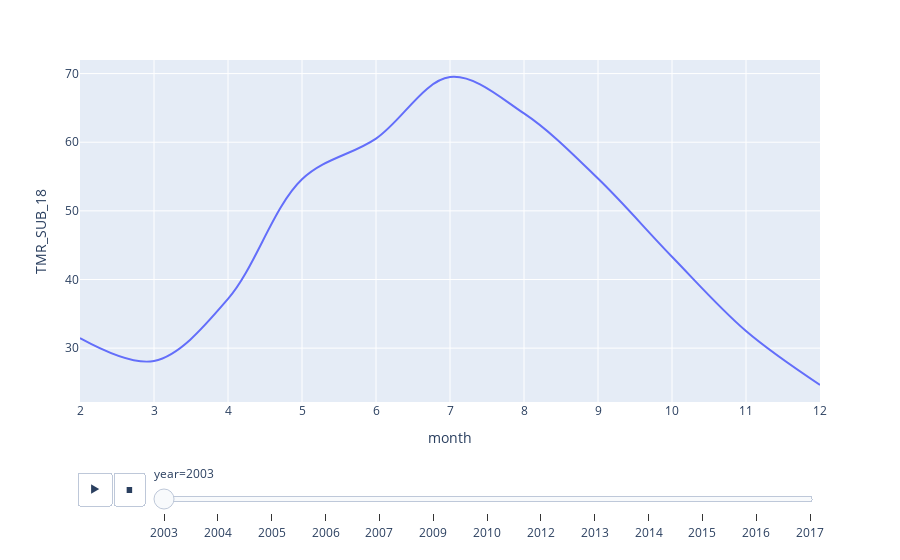

The cell this chart's notebook holds for it:
### Markdown cell above
## Animated Line Graph

### Code cell
all_years_plot = px.line(data_test_group, 
x='month', 
y='TMR_SUB_18', 
                         animation_frame='year',
                        line_shape='spline')

all_years_plot.update_xaxes(nticks=12)
all_years_plot.update_xaxes(tick0=1, dtick=1)

### Figure 1 — Plotly figure (JSON) as saved in the notebook; plotly's stock layout.template omitted (floating-point values rounded to 4 significant figures)
{"data": [{"hovertemplate": "year=2003<br>month=%{x}<br>TMR_SUB_18=%{y}<extra></extra>", "legendgroup": "", "line": {"color": "#636efa", "dash": "solid", "shape": "spline"}, "mode": "lines", "name": "", "orientation": "v", "showlegend": false, "type": "scatter", "x": [2, 3, 4, 5, 6, 7, 8, 9, 10, 11, 12], "xaxis": "x", "y": [31.47, 28.14, 37.17, 54.59, 60.53, 69.49, 64.19, 54.7, 43.32, 32.5, 24.65], "yaxis": "y"}], "layout": {"legend": {"tracegroupgap": 0}, "margin": {"t": 60}, "sliders": [{"active": 0, "currentvalue": {"prefix": "year="}, "len": 0.9, "pad": {"b": 10, "t": 60}, "steps": [{"args": [["2003"], {"frame": {"duration": 0, "redraw": false}, "fromcurrent": true, "mode": "immediate", "transition": {"duration": 0, "easing": "linear"}}], "label": "2003", "method": "animate"}, {"args": [["2004"], {"frame": {"duration": 0, "redraw": false}, "fromcurrent": true, "mode": "immediate", "transition": {"duration": 0, "easing": "linear"}}], "label": "2004", "method": "animate"}, {"args": [["2005"], {"frame": {"duration": 0, "redraw": false}, "fromcurrent": true, "mode": "immediate", "transition": {"duration": 0, "easing": "linear"}}], "label": "2005", "method": "animate"}, {"args": [["2006"], {"frame": {"duration": 0, "redraw": false}, "fromcurrent": true, "mode": "immediate", "transition": {"duration": 0, "easing": "linear"}}], "label": "2006", "method": "animate"}, {"args": [["2007"], {"frame": {"duration": 0, "redraw": false}, "fromcurrent": true, "mode": "immediate", "transition": {"duration": 0, "easing": "linear"}}], "label": "2007", "method": "animate"}, {"args": [["2009"], {"frame": {"duration": 0, "redraw": false}, "fromcurrent": true, "mode": "immediate", "transition": {"duration": 0, "easing": "linear"}}], "label": "2009", "method": "animate"}, {"args": [["2010"], {"frame": {"duration": 0, "redraw": false}, "fromcurrent": true, "mode": "immediate", "transition": {"duration": 0, "easing": "linear"}}], "label": "2010", "method": "animate"}, {"args": [["2012"], {"frame": {"duration": 0, "redraw": false}, "fromcurrent": true, "mode": "immediate", "transition": {"duration": 0, "easing": "linear"}}], "label": "2012", "method": "animate"}, {"args": [["2013"], {"frame": {"duration": 0, "redraw": false}, "fromcurrent": true, "mode": "immediate", "transition": {"duration": 0, "easing": "linear"}}], "label": "2013", "method": "animate"}, {"args": [["2014"], {"frame": {"duration": 0, "redraw": false}, "fromcurrent": true, "mode": "immediate", "transition": {"duration": 0, "easing": "linear"}}], "label": "2014", "method": "animate"}, {"args": [["2015"], {"frame": {"duration": 0, "redraw": false}, "fromcurrent": true, "mode": "immediate", "transition": {"duration": 0, "easing": "linear"}}], "label": "2015", "method": "animate"}, {"args": [["2016"], {"frame": {"duration": 0, "redraw": false}, "fromcurrent": true, "mode": "immediate", "transition": {"duration": 0, "easing": "linear"}}], "label": "2016", "method": "animate"}, {"args": [["2017"], {"frame": {"duration": 0, "redraw": false}, "fromcurrent": true, "mode": "immediate", "transition": {"duration": 0, "easing": "linear"}}], "label": "2017", "method": "animate"}], "x": 0.1, "xanchor": "left", "y": 0, "yanchor": "top"}], "updatemenus": [{"buttons": [{"args": [null, {"frame": {"duration": 500, "redraw": false}, "fromcurrent": true, "mode": "immediate", "transition": {"duration": 500, "easing": "linear"}}], "label": "&#9654;", "method": "animate"}, {"args": [[null], {"frame": {"duration": 0, "redraw": false}, "fromcurrent": true, "mode": "immediate", "transition": {"duration": 0, "easing": "linear"}}], "label": "&#9724;", "method": "animate"}], "direction": "left", "pad": {"r": 10, "t": 70}, "showactive": false, "type": "buttons", "x": 0.1, "xanchor": "right", "y": 0, "yanchor": "top"}], "xaxis": {"anchor": "y", "domain": [0, 1], "dtick": 1, "nticks": 12, "tick0": 1, "title": {"text": "month"}}, "yaxis": {"anchor": "x", "domain": [0, 1], "title": {"text": "TMR_SUB_18"}}}}
